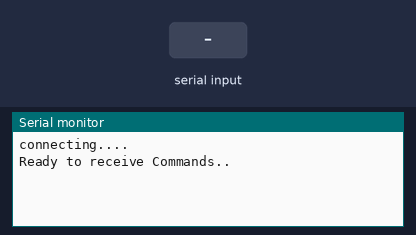
The sketch below on a simulated Arduino Uno, built with avr-gcc and run on an emulated ATmega328P. On the bench: the last lines printed to the serial monitor. The inputs (shaded band) are chosen by the test bench. The modem accepts every AT command (registered, SIM ready, sends succeed) and sends nothing else.

Above: at 4.2 s.
4.3 s: "OK\n" received over the second serial link
At 5.6 s:
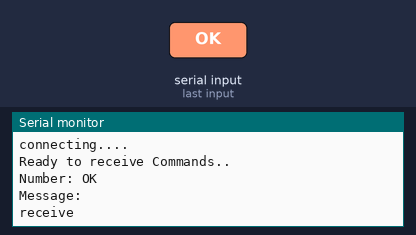
5.9 s: "SEND\n" received over the second serial link
At 7.1 s:
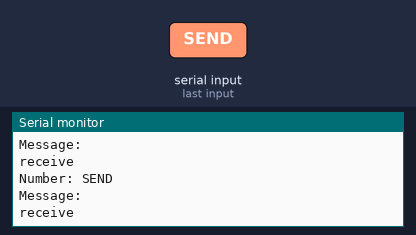
7.5 s: "1\n" received over the second serial link
At 8.2 s:
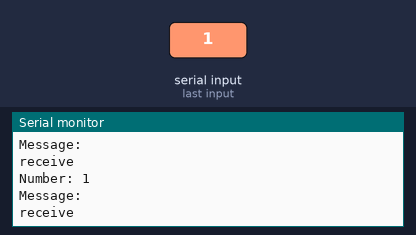

Measured:
- after the input at 4.3 s, the serial monitor: prints a new line after 0.11 s (image 1)
- after the input at 5.9 s, the serial monitor: prints a new line after 0.11 s (image 2)
- after the input at 7.5 s, the serial monitor: prints a new line after 0.11 s (image 3)

The sketch:

Sim800_dht22.ino
```cpp
#include<SoftwareSerial.h>
#include "DHT.h"


#define DHTPIN 2
#define DHTTYPE DHT22
DHT dht(DHTPIN, DHTTYPE);

SoftwareSerial mySerial(8, 7);

int index = 0;
float h;
float temp;


char incomingByte;
String incomingData;
bool atCommand = true;
String message = "";
String number = "";

void setup()
{
  Serial.begin(9600);
  mySerial.begin(9600);
  dht.begin();

  while (!mySerial.available()) {
    mySerial.println("AT");
    delay(1000);
    Serial.println("connecting....");
  }

  mySerial.println("AT+CMGF=1");  //Set SMS Text Mode
  delay(1000);
  mySerial.println("AT+CNMI=1,2,0,0,0");  //procedure, how to receive messages from the network
  delay(1000);
  //mySerial.println("AT+CMGL=\"REC UNREAD\""); // Read unread messages
  mySerial.println("AT+CBAND=DCS_MODE");
  Serial.println("Ready to receive Commands..");
}

void loop()
{


  if (mySerial.available()) {
    delay(100);
    // Serial buffer
    while (mySerial.available()) {
      incomingByte = mySerial.read();
      incomingData += incomingByte;
    }
    delay(10);
    if (atCommand == false) {
      receivedMessage(incomingData);

    }
    else {
      atCommand = false;
    }
    //delete messages to save memory
    if (incomingData.indexOf("OK") == -1) {
      mySerial.println("AT+CMGDA=\"DEL ALL\"");
      delay(1000);
      atCommand = true;
    }
    incomingData = "";
  }
  if (message.indexOf("SEND") > -1) {
    SendTextMessage();
    Serial.println("send");
  }
}


void SendTextMessage()
{


  // Sensor readings may also be up to 2 seconds 'old' (its a very slow sensor)
  float h = dht.readHumidity();
  // Read temperature as Celsius (the default)
  float temp = dht.readTemperature();
  // Read temperature as Fahrenheit (isFahrenheit = true)
  float f = dht.readTemperature(true);

  mySerial.println("AT+CMGF=1");    //To send SMS in Text Mode
  delay(1000);
  mySerial.println("AT+CMGS=\"0832144571\"\r"); // change to the phone number you using
  delay(1000);
  mySerial.print("Humidity: ");
  mySerial.print(h);
  mySerial.print(" % ");
  mySerial.print("Temperature: ");
  mySerial.print(temp);
  mySerial.println(" *C ");
  delay(200);
  mySerial.println((char)26);//the stopping character
  delay(1000);

}
void receivedMessage(String inputString) {

  //Get The number of the sender
  index = inputString.indexOf('"') + 1;
  inputString = inputString.substring(index);
  index = inputString.indexOf('"');
  number = inputString.substring(0, index);
  Serial.println("Number: " + number);

  //Get The Message of the sender
  index = inputString.indexOf("\n") + 1;
  message = inputString.substring(index);
  message.trim();
  Serial.println("Message: " + message);
  message.toUpperCase(); // uppercase the message received
  Serial.println("receive");

  delay(50);
}
```
